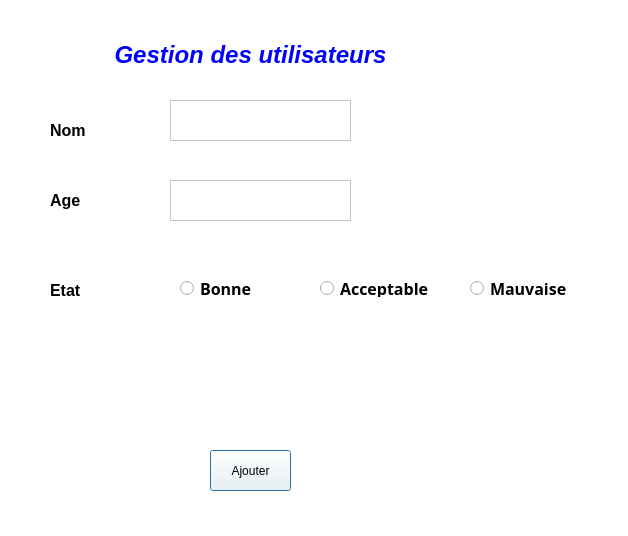
<?xml version="1.0" encoding="UTF-8"?>
<ui version="4.0">
 <class>Dialog</class>
 <widget class="QDialog" name="Dialog">
  <property name="geometry">
   <rect>
    <x>0</x>
    <y>0</y>
    <width>628</width>
    <height>536</height>
   </rect>
  </property>
  <property name="windowTitle">
   <string>Dialog</string>
  </property>
  <property name="styleSheet">
   <string notr="true">background-color: rgb(255, 255, 255);</string>
  </property>
  <widget class="QLabel" name="label">
   <property name="geometry">
    <rect>
     <x>100</x>
     <y>40</y>
     <width>301</width>
     <height>31</height>
    </rect>
   </property>
   <property name="text">
    <string>&lt;html&gt;&lt;head/&gt;&lt;body&gt;&lt;p align=&quot;center&quot;&gt;&lt;span style=&quot; font-size:18pt; font-weight:600; font-style:italic; color:#0000ff;&quot;&gt;Gestion des utilisateurs&lt;/span&gt;&lt;/p&gt;&lt;/body&gt;&lt;/html&gt;</string>
   </property>
  </widget>
  <widget class="QLabel" name="label_2">
   <property name="geometry">
    <rect>
     <x>50</x>
     <y>120</y>
     <width>61</width>
     <height>21</height>
    </rect>
   </property>
   <property name="text">
    <string>&lt;html&gt;&lt;head/&gt;&lt;body&gt;&lt;p&gt;&lt;span style=&quot; font-size:12pt; font-weight:600;&quot;&gt;Nom&lt;/span&gt;&lt;/p&gt;&lt;/body&gt;&lt;/html&gt;</string>
   </property>
  </widget>
  <widget class="QTextEdit" name="textEdit">
   <property name="geometry">
    <rect>
     <x>170</x>
     <y>100</y>
     <width>181</width>
     <height>41</height>
    </rect>
   </property>
  </widget>
  <widget class="QTextEdit" name="textEdit_2">
   <property name="geometry">
    <rect>
     <x>170</x>
     <y>180</y>
     <width>181</width>
     <height>41</height>
    </rect>
   </property>
  </widget>
  <widget class="QRadioButton" name="radioButton">
   <property name="geometry">
    <rect>
     <x>180</x>
     <y>280</y>
     <width>82</width>
     <height>17</height>
    </rect>
   </property>
   <property name="font">
    <font>
     <family>Arial Black</family>
     <pointsize>12</pointsize>
     <weight>75</weight>
     <bold>true</bold>
    </font>
   </property>
   <property name="text">
    <string>Bonne</string>
   </property>
  </widget>
  <widget class="QRadioButton" name="radioButton_2">
   <property name="geometry">
    <rect>
     <x>320</x>
     <y>280</y>
     <width>131</width>
     <height>17</height>
    </rect>
   </property>
   <property name="font">
    <font>
     <family>Arial Black</family>
     <pointsize>12</pointsize>
     <weight>75</weight>
     <bold>true</bold>
    </font>
   </property>
   <property name="text">
    <string>Acceptable</string>
   </property>
  </widget>
  <widget class="QRadioButton" name="radioButton_3">
   <property name="geometry">
    <rect>
     <x>470</x>
     <y>280</y>
     <width>141</width>
     <height>17</height>
    </rect>
   </property>
   <property name="font">
    <font>
     <family>Arial Black</family>
     <pointsize>12</pointsize>
     <weight>75</weight>
     <bold>true</bold>
    </font>
   </property>
   <property name="text">
    <string>Mauvaise</string>
   </property>
  </widget>
  <widget class="QPushButton" name="pushButton">
   <property name="geometry">
    <rect>
     <x>210</x>
     <y>450</y>
     <width>81</width>
     <height>41</height>
    </rect>
   </property>
   <property name="text">
    <string>Ajouter</string>
   </property>
  </widget>
  <widget class="QLabel" name="label_3">
   <property name="geometry">
    <rect>
     <x>50</x>
     <y>190</y>
     <width>61</width>
     <height>21</height>
    </rect>
   </property>
   <property name="text">
    <string>&lt;html&gt;&lt;head/&gt;&lt;body&gt;&lt;p&gt;&lt;span style=&quot; font-size:12pt; font-weight:600;&quot;&gt;Age&lt;/span&gt;&lt;/p&gt;&lt;/body&gt;&lt;/html&gt;</string>
   </property>
  </widget>
  <widget class="QLabel" name="label_4">
   <property name="geometry">
    <rect>
     <x>50</x>
     <y>280</y>
     <width>61</width>
     <height>21</height>
    </rect>
   </property>
   <property name="text">
    <string>&lt;html&gt;&lt;head/&gt;&lt;body&gt;&lt;p&gt;&lt;span style=&quot; font-size:12pt; font-weight:600;&quot;&gt;Etat&lt;/span&gt;&lt;/p&gt;&lt;/body&gt;&lt;/html&gt;</string>
   </property>
  </widget>
 </widget>
 <resources/>
 <connections/>
</ui>
